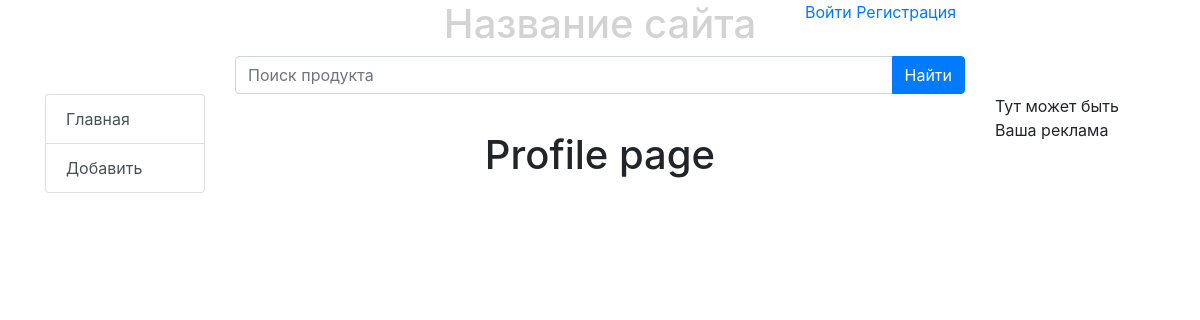
Before: /users/profile/ with the older database file.
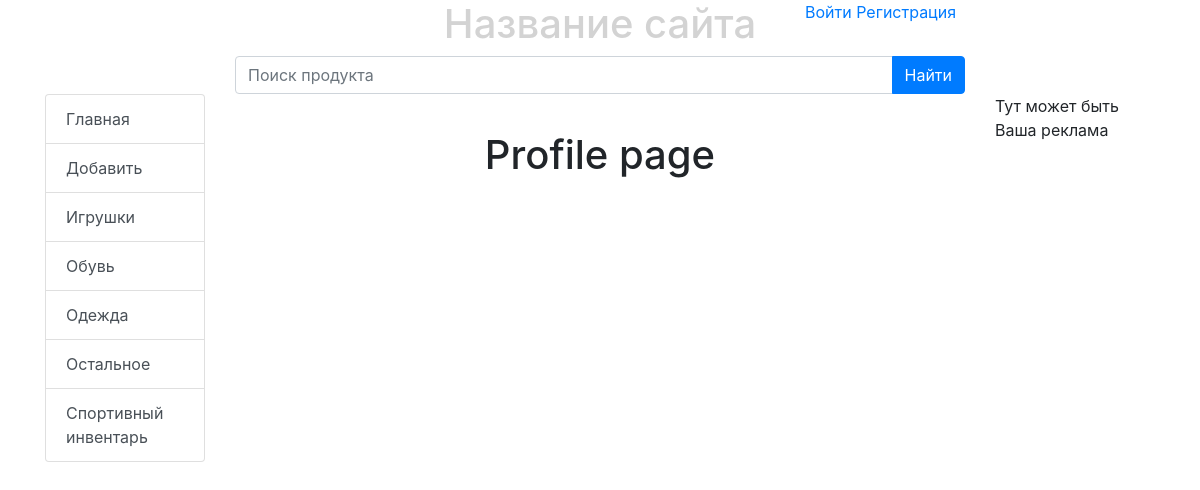
After: the same page with the newer database file.
### bboard/models.py (models this page shows, shortened)
class Rubric(models.Model):
    name = models.CharField(max_length=20, db_index=True, verbose_name='Название')
    class Meta:
        verbose_name_plural = 'Рубрики'
        verbose_name = 'Рубрики'
        ordering = ['name']

### users/views.py (the view)
# urls.py: path('profile/', profile, name='profile'),
def profile(request):
	rubrics = Rubric.objects.all()
	context = {'rubrics': rubrics}
	return render(request, 'users/profile.html', locals())

### bboard/templates/users/profile.html
{% extends "layout/basic.html" %}
{% block profile %}
	<div class="container user-authorization">
		<div class="row">
			<div class="col-lg-12 d-flex justify-content-center">
                <h1>Profile page</h1>
            </div>
		</div>
	</div>
{% endblock %}

### bboard/templates/layout/basic.html (shortened to what this page needs)
{% load static %}
<!DOCTYPE html>
<html>
	<head>
		<link rel="stylesheet" type="text/css" href="{% static 'bboard/style.css' %}">
		<link rel="stylesheet" href="https://stackpath.bootstrapcdn.com/bootstrap/4.3.1/css/bootstrap.min.css">
	</head>
	<body>
		<div class="general-containe">
            <header1>
                <div class="container">
                    <div class="row">
                        <div class="col-lg"></div>
                        <div class="col-lg text-center">
                            <h1 style="color: lightgray;">Название сайта</h1>
                        </div>
                        <div class="col-lg">
                            {% if username %}
                                <a href="">Выйти</a>
                            {% else %}
                                <a href="{% url 'login' %}">Войти</a>
                            {% endif %}
                            <a href="{% url 'create_user' %}">Регистрация</a>
                        </div>
                    </div>
                </div>
            </header1>
            <div class="container">
				<div class="row">
					<div class="col-lg-8 offset-lg-2">
						<div class="input-group justify-content-center">
	  						<input type="text" class="form-control" placeholder="Поиск продукта" aria-label="Поиск продукта" aria-describedby="button-addon2">
	  						<div class="input-group-append">
	    						<button class="btn btn-primary" type="button" id="button-addon2">Найти</button>
					  		</div>
						</div>
					</div>
				</div>
            </div>
            <div class="container">
                <div class="row">
                    <div class="col-lg-2">
                        <div class="list-group">
                              <a href="{% url 'index' %}" class="list-group-item list-group-item-action">
                                Главная
                              </a>
                              <a href="{% url 'add' %}" class="list-group-item list-group-item-action">Добавить</a>
                                {% for rubric in rubrics %}
                               <a href="{% url 'by_rubric' rubric.pk %}" class="list-group-item list-group-item-action">{{ rubric.name }}</a>
                                {% endfor %}
                        </div>
                    </div>
                    <div class="col-lg-8">
                        {% block profile %}
                        {% endblock %}
					</div>
					<div class="col-lg-2">
						<p>Тут может быть Ваша реклама </p>
					</div>
                </div>
            </div>
		</div>
	</body>
</html>

Changed rows visible on the page:
added Rubric: name "Игрушки"
added Rubric: name "Обувь"
added Rubric: name "Одежда"
added Rubric: name "Остальное"
added Rubric: name "Спортивный инвентарь"
